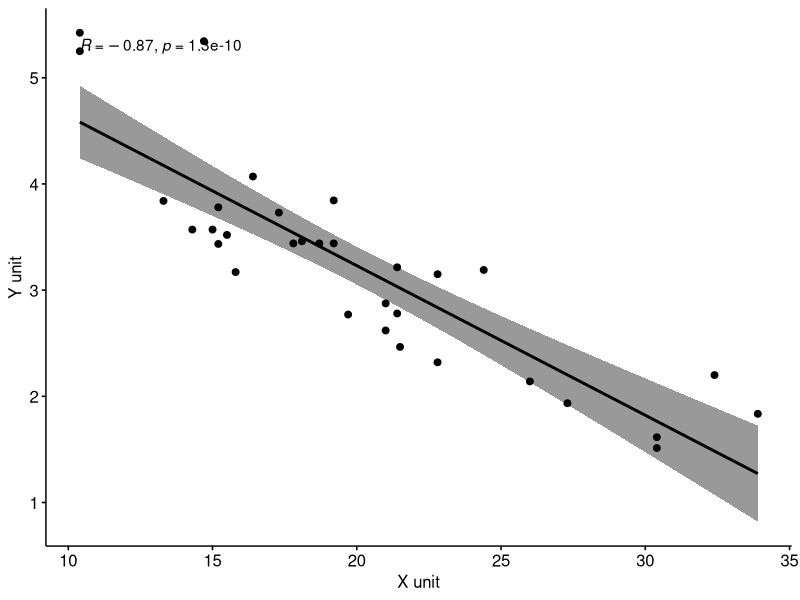

Source code (R):
d=mtcars
d
x=d$mpg
y=d$wt
s=cor(x,y,method="pearson")
install.packages("ggpubr")
library("ggpubr")
ggscatter(d,x = "mpg",y = "wt",
          add="reg.line", conf.int = TRUE,
          cor.coef = TRUE,cor.method = "pearson",
          xlab = "X unit", ylab = "Y unit")

